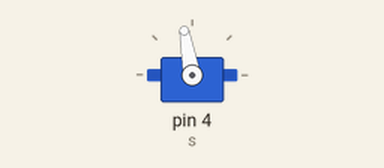
Simulated run of this sketch. Board: Arduino Uno, built with avr-gcc and run on an emulated ATmega328P. Parts: servo.

Above: at 0.05 s.
At 2.2 s:
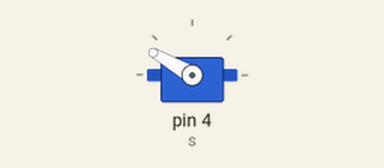
At 3.5 s:
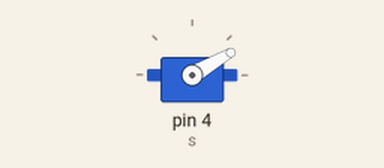
At 4.8 s:
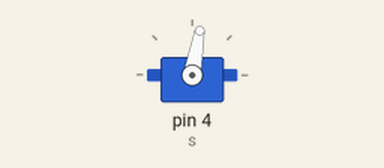
Timing chart, 0 to 6.2 s (numbered marks = the images above):
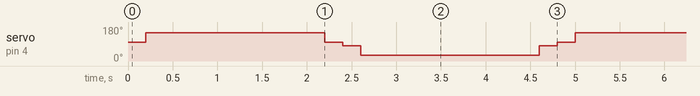

Measured:
- by itself, servo on pin 4 (s): repeats every 4.8 s: 100° 0.20 s, 80° 0.20 s, 30° 2.0 s, 80° 0.20 s, 100° 0.20 s, 150° 2.0 s

The sketch:

robotArm_servos.ino
```cpp
#include <Servo.h>

Servo s;
void setup()
{
  s.attach(4);
  // put your setup code here, to run once:

}

void loop()
{
  s.write(100);
  delay(200);

  s.write(150);
  delay(2000);

  s.write(100);
  delay(200);

  s.write(90);

  s.write(80);
  delay(200);

  s.write(30);
  delay(2000);

  s.write(80);
  delay(200);

  s.write(90);
  // put your main code here, to run repeatedly:

}
```
